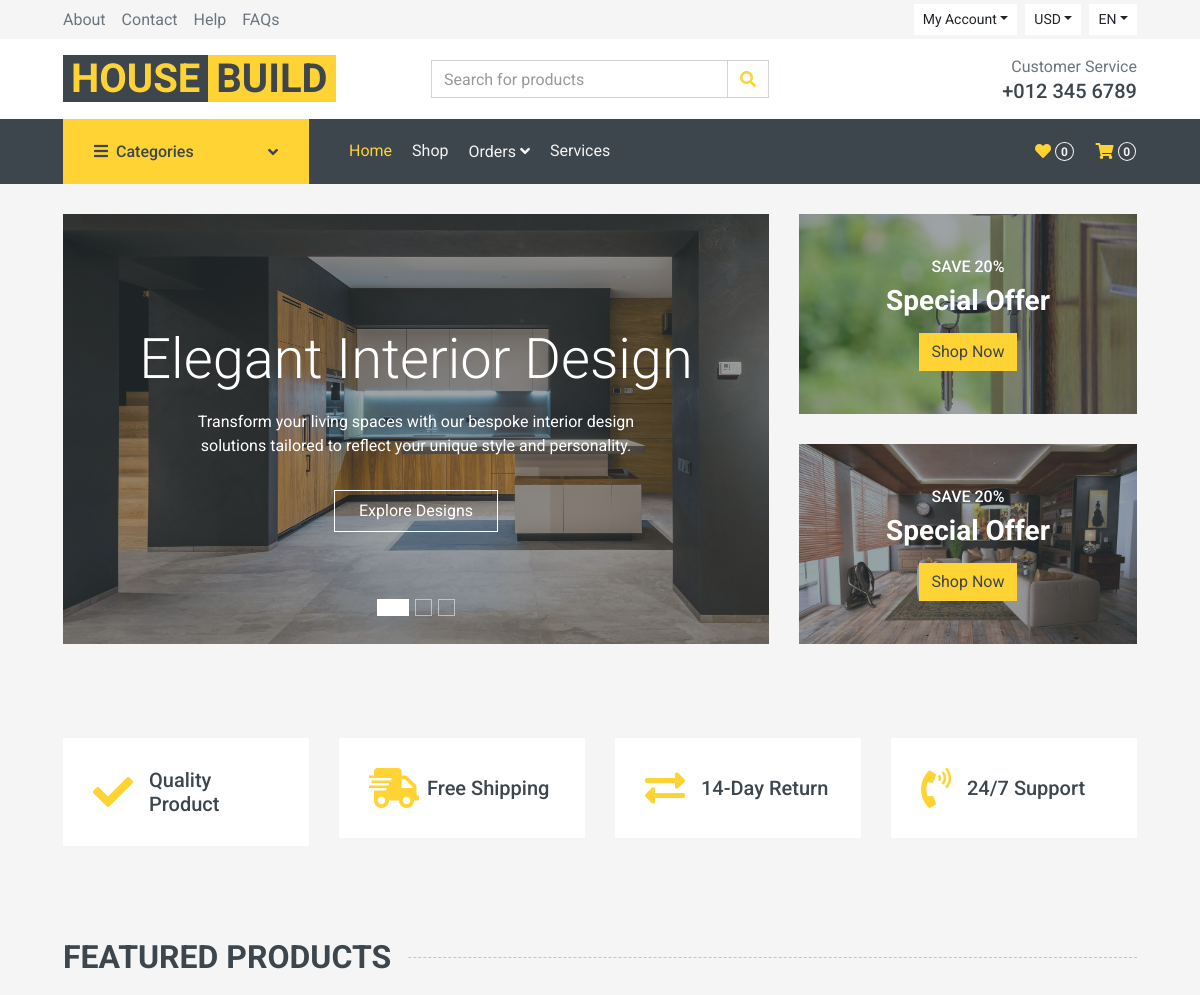
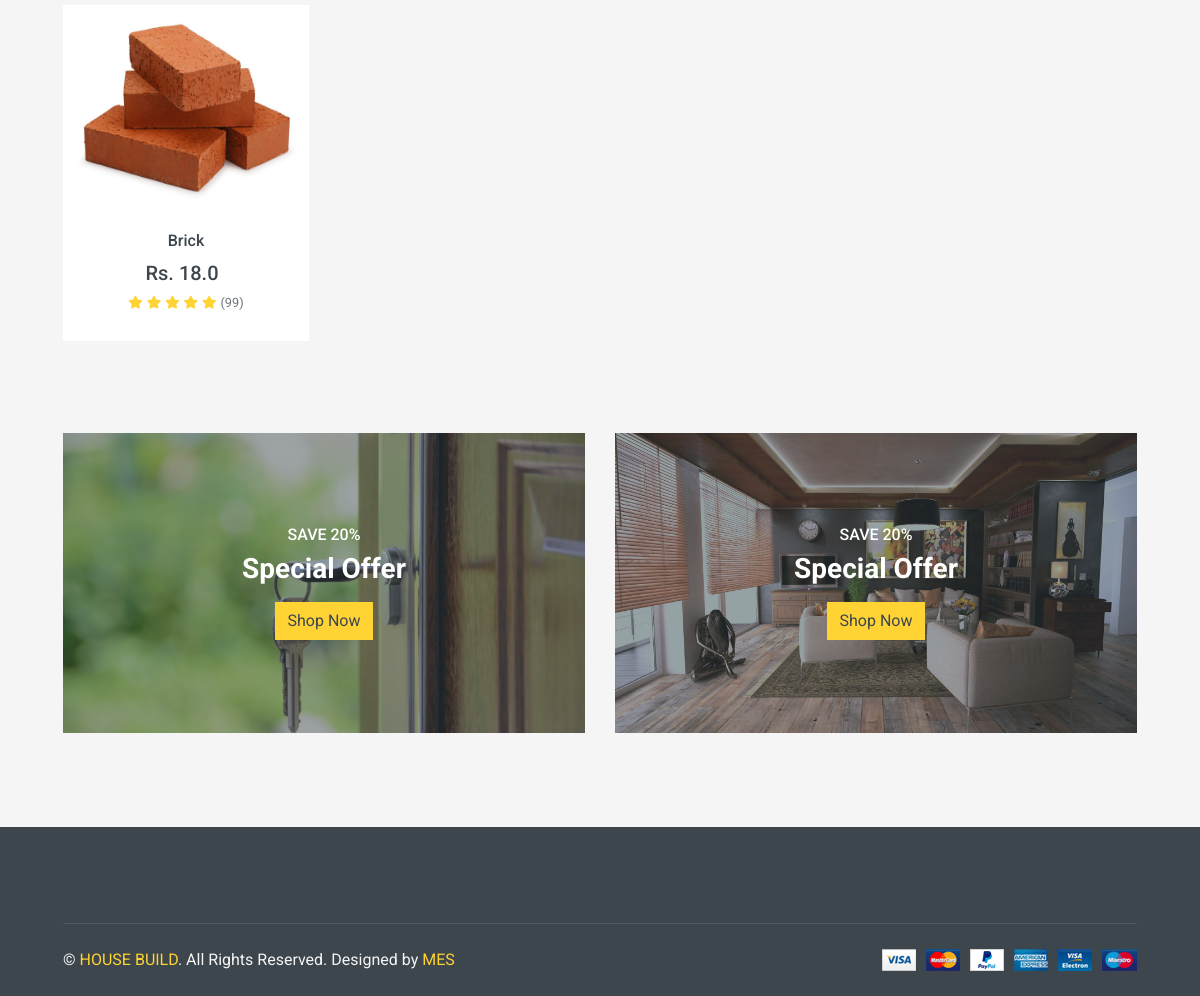
The page / on the database its author committed (2 pictures, top to bottom).
### Product/models.py (models this page shows, shortened)
class ProductDetails(models.Model):
    options = (
    ("Bricks", "Bricks"),
    ("Cement", "Cement"),
    ("Sand", "Sand"),
    ("Steel", "Steel"),
    ("Tiles", "Tiles"),
    ("Paint", "Paint"),
    ("Wood", "Wood"),
    ("Glass", "Glass"),
    ("Plumbing", "Plumbing"),
    ("Electrical", "Electrical"),
    ("Roofing", "Roofing"),
    ("Doors", "Doors"),
    ("Windows", "Windows"),
    ("Hardware", "Hardware"),
    ("Insulation", "Insulation"))
    option1 = (
    ("Interior", "Interior"),
    ("Exterior", "Exterior"),
    ("Bathroom", "Bathroom"),
    ("Kitchen", "Kitchen"),
    ("Roofing", "Roofing"),
    ("Flooring", "Flooring"),
    ("Foundation", "Foundation"),
    ("Walls", "Walls"),
    )
    product_name = models.CharField(max_length = 255)
    Product_category = models.CharField(max_length = 255, choices = options)
    Product_subcategory = models.CharField(max_length = 255,choices = option1,null=True)
    product_description = models.CharField(max_length = 255)
    product_price = models.FloatField()
    product_stock = models.IntegerField()
    Product_Image =models.FileField(upload_to="Produc_image",null=True)
    product_availability = models.BooleanField(default = True)
    user = models.ForeignKey(User, on_delete = models.CASCADE, null = True, blank  = True)

### Home/decorators.py (the view, shortened to what this page needs)
    def wrapper_function(request, *args, **kwargs):
        group = None
        if request.user.groups.exists():
            group = request.user.groups.all()[0].name
        if group == None:
            return view_func(request, *args, **kwargs)

### Home/views.py (called while the page is built)
@admin_only
def Index(request):
    product = ProductDetails.objects.all()
    try:
        lencart = CartItems.objects.filter(user = request.user).count()
    except:
        lencart = 0
    context = {
        "product":product  ,
        "lencart":lencart
    }
    return render(request,"index.html",context)

### templates/index.html (shortened to what this page needs)
<!DOCTYPE html>
{% load static %}
<html lang="en">
<head>
    <link href="https://cdnjs.cloudflare.com/ajax/libs/font-awesome/5.10.0/css/all.min.css" rel="stylesheet">
    <link href="{%static 'lib/animate/animate.min.css' %}" rel="stylesheet">
    <link href="{%static 'lib/owlcarousel/assets/owl.carousel.min.css' %}" rel="stylesheet">
    <link href="{%static 'css/style.css' %}" rel="stylesheet">
</head>
<body>
    <div class="container-fluid">
        <div class="row bg-secondary py-1 px-xl-5">
            <div class="col-lg-6 d-none d-lg-block">
                <div class="d-inline-flex align-items-center h-100">
                    <a class="text-body mr-3" href="">About</a>
                    <a class="text-body mr-3" href="">Contact</a>
                    <a class="text-body mr-3" href="">Help</a>
                    <a class="text-body mr-3" href="">FAQs</a>
                </div>
            </div>
            <div class="col-lg-6 text-center text-lg-right">
                <div class="d-inline-flex align-items-center">
                    {%if request.user.is_authenticated %}
                    <div class="btn-group">
                        <button type="button" class="btn btn-sm btn-light dropdown-toggle" data-toggle="dropdown">{{request.user.first_name}}</button>
                        <div class="dropdown-menu dropdown-menu-right">
                            <a href="{%url 'SignOut' %}" class="dropdown-item" >Sin Out</a>
                            {% comment %} <a href="{%url 'SignUp' %}" class="dropdown-item" >Sign up</a> {% endcomment %}
                        </div>
                    </div>
                    {% else %}
                    <div class="btn-group">
                        <button type="button" class="btn btn-sm btn-light dropdown-toggle" data-toggle="dropdown">My Account</button>
                    </div>
                    {% endif %}
                    <div class="btn-group mx-2">
                        <button type="button" class="btn btn-sm btn-light dropdown-toggle" data-toggle="dropdown">USD</button>
                    </div>
                    <div class="btn-group">
                        <button type="button" class="btn btn-sm btn-light dropdown-toggle" data-toggle="dropdown">EN</button>
                    </div>
                </div>
            </div>
        </div>
        <div class="row align-items-center bg-light py-3 px-xl-5 d-none d-lg-flex">
            <div class="col-lg-4">
                <a href="" class="text-decoration-none">
                    <span class="h1 text-uppercase text-primary bg-dark px-2">HOUSE</span>
                    <span class="h1 text-uppercase text-dark bg-primary px-2 ml-n1">BUILD</span>
                </a>
            </div>
            <div class="col-lg-4 col-6 text-left">
                <form action="{%url 'Search' %}" method="post">
                    <div class="input-group">
                        <input type="text" class="form-control" name='search' placeholder="Search for products">
                        <div class="input-group-append">
                            <button type="submit" class="input-group-text bg-transparent text-primary">
                                <i class="fa fa-search"></i>
                            </button>
                        </div>
                    </div>
                </form>
            </div>
            <div class="col-lg-4 col-6 text-right">
                <p class="m-0">Customer Service</p>
                <h5 class="m-0">+012 345 6789</h5>
            </div>
        </div>
    </div>
    <div class="container-fluid bg-dark mb-30">
        <div class="row px-xl-5">
            <div class="col-lg-3 d-none d-lg-block">
                <a class="btn d-flex align-items-center justify-content-between bg-primary w-100" data-toggle="collapse" href="#navbar-vertical" style="height: 65px; padding: 0 30px;">
                    <h6 class="text-dark m-0"><i class="fa fa-bars mr-2"></i>Categories</h6>
                    <i class="fa fa-angle-down text-dark"></i>
                </a>
            </div>
            <div class="col-lg-9">
                <nav class="navbar navbar-expand-lg bg-dark navbar-dark py-3 py-lg-0 px-0">
                    <div class="collapse navbar-collapse justify-content-between" id="navbarCollapse">
                        <div class="navbar-nav mr-auto py-0">
                            <a href="{%url 'Index' %}" class="nav-item nav-link active">Home</a>
                            <a href="{%url 'Shop' %}" class="nav-item nav-link">Shop</a>
                            <div class="nav-item dropdown">
                                <a href="#" class="nav-link dropdown-toggle" data-toggle="dropdown">Orders <i class="fa fa-angle-down mt-1"></i></a>
                            </div>
                             <a href="{%url 'services' %}" class="nav-item nav-link">Services</a>
                        </div>
                        <div class="navbar-nav ml-auto py-0 d-none d-lg-block">
                            <a href="" class="btn px-0">
                                <i class="fas fa-heart text-primary"></i>
                                <span class="badge text-secondary border border-secondary rounded-circle" style="padding-bottom: 2px;">0</span>
                            </a>
                            <a href="{%url 'Cart' %}" class="btn px-0 ml-3">
                                <i class="fas fa-shopping-cart text-primary"></i>
                                <span class="badge text-secondary border border-secondary rounded-circle" style="padding-bottom: 2px;">{{lencart}}</span>
                            </a>
                        </div>
                    </div>
                </nav>
            </div>
        </div>
    </div>
{% block content %}
    <div class="container-fluid mb-3">
        <div class="row px-xl-5">
            <div class="col-lg-8">
                <div id="header-carousel" class="carousel slide carousel-fade mb-30 mb-lg-0" data-ride="carousel">
                    <ol class="carousel-indicators">
                        <li data-target="#header-carousel" data-slide-to="0" class="active"></li>
                        <li data-target="#header-carousel" data-slide-to="1"></li>
                        <li data-target="#header-carousel" data-slide-to="2"></li>
                    </ol>
                    <div class="carousel-inner">
                        <div class="carousel-item position-relative active" style="height: 430px;">
                            <img class="position-absolute w-100 h-100" src="{% static 'img/carousel-1.jpg' %}" style="object-fit: cover;">
                            <div class="carousel-caption d-flex flex-column align-items-center justify-content-center">
                                <div class="p-3" style="max-width: 700px;">
                                    <h1 class="display-4 text-white mb-3 animate__animated animate__fadeInDown">Elegant Interior Design</h1>
                                    <p class="mx-md-5 px-5 animate__animated animate__bounceIn">Transform your living spaces with our bespoke interior design solutions tailored to reflect your unique style and personality.</p>
                                    <a class="btn btn-outline-light py-2 px-4 mt-3 animate__animated animate__fadeInUp" href="#">Explore Designs</a>
                                </div>
                            </div>
                        </div>
                    </div>
                </div>
            </div>
            <div class="col-lg-4">
                <div class="product-offer mb-30" style="height: 200px;">
                    <img class="img-fluid" src="{%static 'img/offer-1.jpg' %}" alt="">
                    <div class="offer-text">
                        <h6 class="text-white text-uppercase">Save 20%</h6>
                        <h3 class="text-white mb-3">Special Offer</h3>
                        <a href="" class="btn btn-primary">Shop Now</a>
                    </div>
                </div>
                <div class="product-offer mb-30" style="height: 200px;">
                    <img class="img-fluid" src="{%static 'img/offer-2.jpg' %}" alt="">
                    <div class="offer-text">
                        <h6 class="text-white text-uppercase">Save 20%</h6>
                        <h3 class="text-white mb-3">Special Offer</h3>
                        <a href="" class="btn btn-primary">Shop Now</a>
                    </div>
                </div>
            </div>
        </div>
    </div>
    <div class="container-fluid pt-5">
        <div class="row px-xl-5 pb-3">
            <div class="col-lg-3 col-md-6 col-sm-12 pb-1">
                <div class="d-flex align-items-center bg-light mb-4" style="padding: 30px;">
                    <h1 class="fa fa-check text-primary m-0 mr-3"></h1>
                    <h5 class="font-weight-semi-bold m-0">Quality Product</h5>
                </div>
            </div>
            <div class="col-lg-3 col-md-6 col-sm-12 pb-1">
                <div class="d-flex align-items-center bg-light mb-4" style="padding: 30px;">
                    <h1 class="fa fa-shipping-fast text-primary m-0 mr-2"></h1>
                    <h5 class="font-weight-semi-bold m-0">Free Shipping</h5>
                </div>
            </div>
            <div class="col-lg-3 col-md-6 col-sm-12 pb-1">
                <div class="d-flex align-items-center bg-light mb-4" style="padding: 30px;">
                    <h1 class="fas fa-exchange-alt text-primary m-0 mr-3"></h1>
                    <h5 class="font-weight-semi-bold m-0">14-Day Return</h5>
                </div>
            </div>
            <div class="col-lg-3 col-md-6 col-sm-12 pb-1">
                <div class="d-flex align-items-center bg-light mb-4" style="padding: 30px;">
                    <h1 class="fa fa-phone-volume text-primary m-0 mr-3"></h1>
                    <h5 class="font-weight-semi-bold m-0">24/7 Support</h5>
                </div>
            </div>
        </div>
    </div>
    <div class="container-fluid pt-5 pb-3">
        <h2 class="section-title position-relative text-uppercase mx-xl-5 mb-4"><span class="bg-secondary pr-3">Featured Products</span></h2>
        <div class="row px-xl-5">
        {% for i in product%}
            <div class="col-lg-3 col-md-4 col-sm-6 pb-1">
                <div class="product-item bg-light mb-4">
                    <div class="product-img position-relative overflow-hidden">
                        <img class="" style="height:200px;width:100%" src="{{i.Product_Image.url}}" alt="">
                        <div class="product-action">
                        </div>
                    </div>
                    <div class="text-center py-4">
                        <a class="h6 text-decoration-none text-truncate" href="">{{i.product_name}}</a>
                        <div class="d-flex align-items-center justify-content-center mt-2">
                            <h5>Rs. {{i.product_price}}</h5><h6 class="text-muted ml-2"></h6>
                        </div>
                        <div class="d-flex align-items-center justify-content-center mb-1">
                            <small class="fa fa-star text-primary mr-1"></small>
                            <small class="fa fa-star text-primary mr-1"></small>
                            <small class="fa fa-star text-primary mr-1"></small>
                            <small class="fa fa-star text-primary mr-1"></small>
                            <small class="fa fa-star text-primary mr-1"></small>
                            <small>(99)</small>
                        </div>
                    </div>
                </div>
            </div>
            {% endfor %}
        </div>
    </div>
    <div class="container-fluid pt-5 pb-3">
        <div class="row px-xl-5">
            <div class="col-md-6">
                <div class="product-offer mb-30" style="height: 300px;">
                    <img class="img-fluid" src="{%static 'img/offer-1.jpg' %}" alt="">
                    <div class="offer-text">
                        <h6 class="text-white text-uppercase">Save 20%</h6>
                        <h3 class="text-white mb-3">Special Offer</h3>
                        <a href="" class="btn btn-primary">Shop Now</a>
                    </div>
                </div>
            </div>
            <div class="col-md-6">
                <div class="product-offer mb-30" style="height: 300px;">
                    <img class="img-fluid" src="{%static 'img/offer-2.jpg' %}" alt="">
                    <div class="offer-text">
                        <h6 class="text-white text-uppercase">Save 20%</h6>
                        <h3 class="text-white mb-3">Special Offer</h3>
                        <a href="" class="btn btn-primary">Shop Now</a>
                    </div>
                </div>
            </div>
        </div>
    </div>
{% endblock  %}
    <div class="container-fluid bg-dark text-secondary mt-5 pt-5">
        <div class="row px-xl-5 pt-5">
        </div>
        <div class="row border-top mx-xl-5 py-4" style="border-color: rgba(256, 256, 256, .1) !important;">
            <div class="col-md-6 px-xl-0">
                <p class="mb-md-0 text-center text-md-left text-secondary">
                    &copy; <a class="text-primary" href="#">HOUSE BUILD</a>. All Rights Reserved. Designed
                    by
                    <a class="text-primary" href="">MES</a>
                </p>
            </div>
            <div class="col-md-6 px-xl-0 text-center text-md-right">
                <img class="img-fluid" src="{%static 'img/payments.png' %}"  alt="">
            </div>
        </div>
    </div>
</body>
</html>

### rows shown on the page
ProductDetails: Product_Image (picture), product_name "Brick", product_price "18.0"

### other values the page prints
{{ lencart }} "0"
